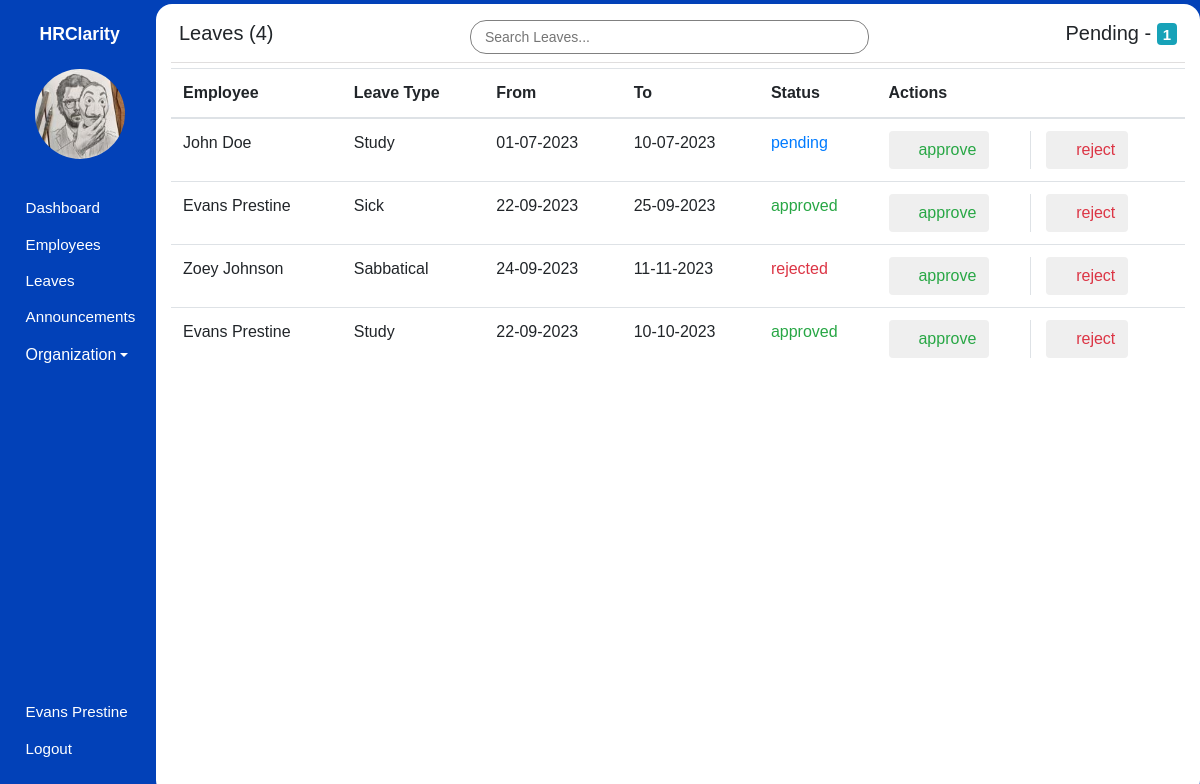
/admin/leaves (signed in), run on an earlier commit of the app's database.
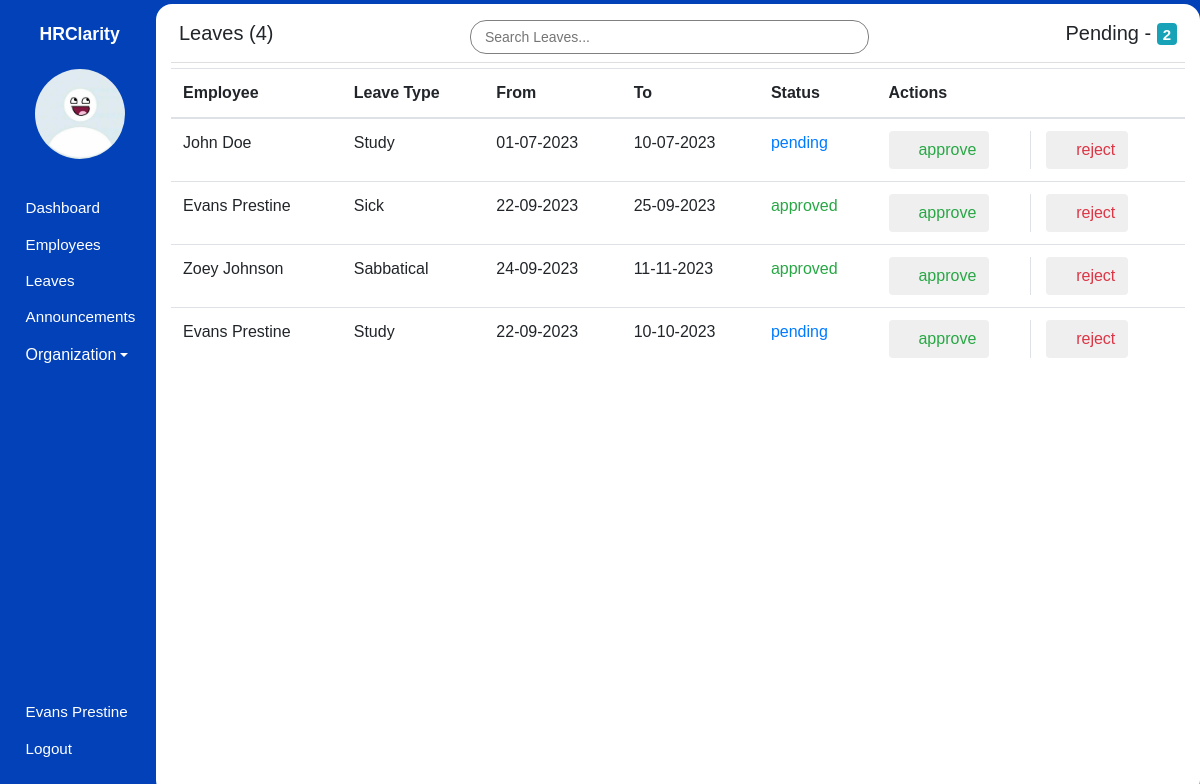
And on a later commit of the database.
### hrms/models.py (models this page shows, shortened)
class User(db.Model, UserMixin):
    id = db.Column(db.Integer, primary_key=True)
    first_name = db.Column(db.String(80), nullable=False)
    last_name = db.Column(db.String(120), nullable=False)
    dob = db.Column(db.Date, nullable=False)
    gender = db.Column(db.String(7), nullable=False)
    email_address = db.Column(db.String(120), nullable=False)
    phone_number = db.Column(db.String(20), nullable=False)
    national_id = db.Column(db.Integer, nullable=False)
    user_level = db.Column(db.Integer, nullable=False, default=1)
    user_type = db.Column(db.String(10), nullable=False, default='employee')
    password = db.Column(db.String(60), nullable=False)
    image_file = db.Column(db.String(20), nullable=False, default='default.jpg')
    leaves = db.relationship('Leave')
    occupation_id = db.Column(db.Integer, db.ForeignKey('occupation.id'), nullable=False)

class Leave(db.Model):
    id = db.Column(db.Integer, primary_key=True)
    leave_type = db.Column(db.String(40), nullable=False)
    from_date = db.Column(db.Date)
    to_date = db.Column(db.Date)
    status = db.Column(db.String(12), default='pending')
    created_at = db.Column(db.DateTime, default=datetime.utcnow)
    employee_id = db.Column(db.Integer, db.ForeignKey('user.id'), nullable=False)

### hrms/leaves/routes.py (the view)
@leaves.route('/admin/leaves')
@login_required
def admin_view_leaves():
    leaves = db.session.query(Leave, User).join(User).all()
    leaves_count = len(leaves)
    pending_leaves = len([leave for leave, _ in leaves if leave.status == 'pending'])
    return render_template('admin/leaves.html', page_title='Leave Requests', leaves=leaves, leaves_count=leaves_count, pending_leaves=pending_leaves, user=current_user)

### hrms/models.py (called while the page is built)
@login_manager.user_loader
def load_user(user_id):
    user = User.query.filter_by(id=user_id).first()
    return user

### hrms/templates/admin/leaves.html (shortened to what this page needs)
{% extends 'main_layout.html' %} {% block body %}
<section class="app">
  {% include 'admin/aside.html' %}
  <main>
    <div class="main_container container-fluid pt-2">
      <div class="header p-2 d-flex justify-content-between align-items-center">
        <h5>Leaves ({{ leaves_count }})</h5>
        <input
          type="text"
          id="myInput"
          onkeyup="searchFunction()"
          placeholder="Search Leaves..."
          class="form-control-sm"
        />
        <h5>
          Pending - <span class="badge badge-info">{{ pending_leaves }}</span>
        </h5>
      </div>
      <div class="leaves_wrapper">
        <table class="table">
          <thead>
            <tr>
              <th>Employee</th>
              <th>Leave Type</th>
              <th>From</th>
              <th>To</th>
              <th>Status</th>
              <th>Actions</th>
            </tr>
          </thead>
          <tbody>
            {% for leave, employee in leaves %}
            <tr class="searchable">
              <td>{{ employee.first_name }} {{ employee.last_name }}</td>
              <td>{{ leave.leave_type }}</td>
              <td>{{ leave.from_date.strftime('%d-%m-%Y') }}</td>
              <td>{{ leave.to_date.strftime('%d-%m-%Y') }}</td>
              <td
                class="{% if leave.status == 'pending' %}text-primary{% elif leave.status == 'approved'%}text-success{%else%}text-danger{% endif %}"
              >
                {{ leave.status }}
              </td>
              <td>
                <div class="row">
                  <div class="col border-right">
                    <form
                      action="{{ url_for('leaves.request_approval', leave_id=leave.id, status='approved') }}"
                      method="post"
                    >
                      <button type="submit" class="btn text-success">
                        <span class="icon icon-check text-success"></span>
                        approve
                      </button>
                    </form>
                  </div>
                  <div class="col">
                    <form
                      action="{{ url_for('leaves.request_approval', leave_id=leave.id, status='rejected') }}"
                      method="post"
                    >
                      <button type="submit" class="btn text-danger">
                        <span class="icon icon-cancel text-danger"></span>
                        reject
                      </button>
                    </form>
                  </div>
                </div>
              </td>
            </tr>
            {% endfor %}
          </tbody>
        </table>
      </div>
    </div>
  </main>
</section>
{% endblock body %}

### hrms/templates/admin/aside.html (shortened to what this page needs)
<aside>
  <h1 class="mt-3">HRClarity</h1>
  <div class="container text-center mt-4">
    <img src="{{ url_for('static', filename='images/profile_pictures/' ~ current_user.image_file ) }}" alt="Employee" class="rounded-circle" width="90" height="90" />
  </div>
  <div class="links">
    <ul>
      <li>
        <a href="{{ url_for('admin.admin_dashboard') }}">
            <span class="icon icon-home"></span>
            <span>Dashboard</span>
        </a>
      </li>
      <li>
        <a href="{{ url_for('admin.employees') }}">
            <span class="icon icon-users"></span>
            <span>Employees</span>
        </a>
      </li>
      <li>
        <a href="{{ url_for('leaves.admin_view_leaves') }}">
            <span class="icon icon-car"></span>
            <span>Leaves</span>
        </a>
      </li>
      <li>
        <a href="{{ url_for('announcements.view_announcements') }}">
            <span class="icon icon-speaker"></span>
            <span>Announcements</span>
        </a>
      </li>
      <li class="nav-item dropdown">
        <a class="dropdown-toggle" data-toggle="dropdown" href="#" role="button" aria-expanded="false"><span class="icon icon-building"></span>Organization</a>
    </li>
    </ul>
    <ul>
      <li>
        <a href="{{ url_for('user.profile_settings', employee_id=current_user.id) }}">
            <span class="icon icon-user"></span>
            <span>{{ user.first_name }} {{ user.last_name }}</span>
        </a>
      </li>
      <li>
        <a href="{{ url_for('user.logout') }}">
            <span class="icon icon-power-off"></span>
            <span>Logout</span>
        </a>
      </li>
    </ul>
  </div>
</aside>

What changed in the data, as far as the page shows it:
changed User "Evans": image_file: picture removed, a placeholder shows
changed Leave "Sabbatical": status "rejected" → "approved"
changed Leave (number 4 of 4 on the later page): status "approved" → "pending"
Also different on the page:
{{ pending_leaves }}: "1" → "2"
